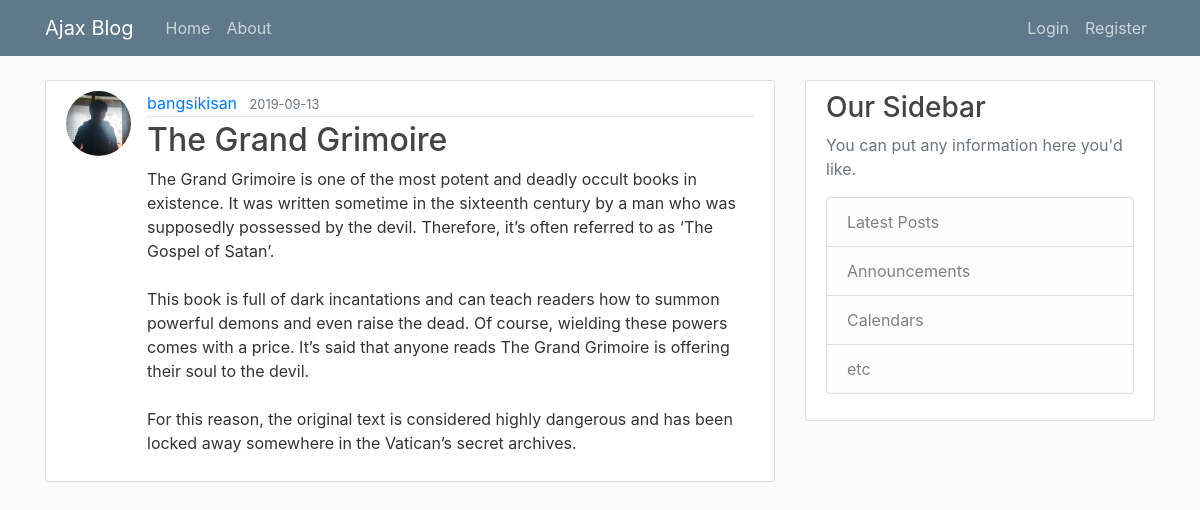
The app's page /post/17 with its own data.
### flaskblog/models.py (models this page shows, shortened)
class User(db.Model, UserMixin):
    id = db.Column(db.Integer, primary_key=True)
    username = db.Column(db.String(20), unique=True, nullable=False)
    email = db.Column(db.String(120), unique=True, nullable=False)
    image_file =  db.Column(db.String(20), nullable=False, default='default.jpg')
    password =  db.Column(db.String(60), nullable=False)
    posts = db.relationship('Post', backref='author', lazy=True)

class Post(db.Model):
    id = db.Column(db.Integer, primary_key=True)
    title = db.Column(db.String(100), nullable=False)
    date_posted = db.Column(db.DateTime, nullable=False, default=datetime.utcnow)
    content = db.Column(db.Text, nullable=False)
    user_id = db.Column(db.Integer, db.ForeignKey('user.id'), nullable=False)

### flaskblog/routes.py (the view)
@app.route('/post/<int:post_id>')
def post(post_id):
    post = Post.query.get_or_404(post_id)
    return render_template('post.html', title=post.title, post=post)

### flaskblog/templates/post.html (shortened to what this page needs)
{% extends 'layout.html' %}
{% block content %}
<article class="media content-section">
    <img class="rounded-circle article-img" src="{{ url_for('static', filename='profile_pics/' + post.author.image_file) }}"></img>
        <div class="media-body">
            <div class="article-metadata">
                <a class="mr-2" href="#">{{ post.author.username }}</a>
                <small class="text-muted">{{ post.date_posted.strftime('%Y-%m-%d') }}</small>
            </div>
            <h2 class="article-title">{{ post.title }}</h2>
            <p class="article-content">{{ post.content }}</p>
        </div>
</article>
{% endblock content %}

### flaskblog/static/main.css (style rules this page uses)
body { background: #fafafa; color: #333333; margin-top: 5rem; }
h1, h2, h3, h4, h5, h6 { color: #444444; }
.content-section { background: #ffffff; padding: 10px 20px; border: 1px solid #dddddd; border-radius: 3px; margin-bottom: 20px; }
.article-title { color: #444444; }
.article-content { white-space: pre-line; }
.article-img { height: 65px; width: 65px; margin-right: 16px; }
.article-metadata { padding-bottom: 1px; margin-bottom: 4px; border-bottom: 1px solid #e3e3e3 }

### records on screen
User: image_file (picture), author.username "bangsikisan"
Post: date_posted "2019-09-13", title "The Grand Grimoire", content "The Grand Grimoire is one of the most potent and deadly occult books in existence. It was written sometime in the sixteenth century by a man who was supposedly possessed by the devil. Therefore, it’s often referred to as ‘The Gospel of Satan’. This book is full of dark incantations and can teach readers how to summon powerful demons and even raise the dead. Of course, wielding these powers comes with a price. It’s said that anyone reads The Grand Grimoire is offering their soul to the devil. For this reason, the original text is considered highly dangerous and has been locked away somewhere in the Vatican’s secret archives."
